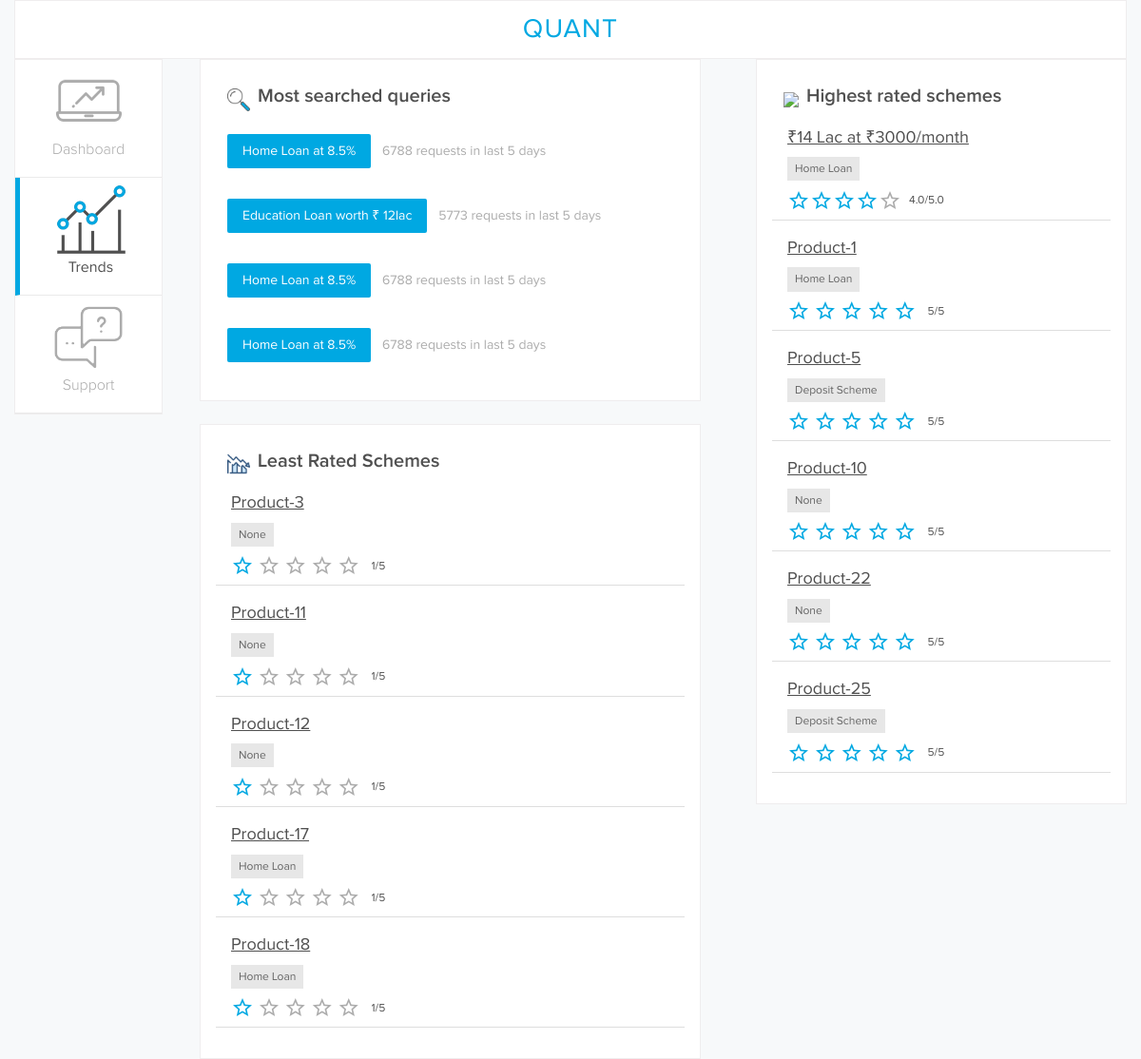
Screenshot of /bank/trends with the database file from the repository.
### models.py (models this page shows, shortened)
class Review(db.Model):
    __tablename__ = "review"
    id = db.Column(db.Integer, primary_key=True, autoincrement=True)
    created_at = db.Column(db.DateTime, default=datetime.now())
    userid = db.Column(db.Integer, db.ForeignKey('user.id'))
    productid = db.Column(db.Integer, db.ForeignKey('product.id'))
    rating = db.Column(db.Integer, nullable=False)
    title = db.Column(db.String(100), nullable=False)
    comment = db.Column(db.String(500))
    user = relationship("User")
    product = relationship("Product")
    __table_args__ = (
        sqlalchemy.UniqueConstraint("userid", "productid", name="unique_review"),
    )
    @property
    def stars(self):
        return round(float(self.rating))

class Product(db.Model):
    __tablename__ = "product"
    id = db.Column(db.Integer, primary_key=True, autoincrement=True)
    name = db.Column(db.String(50), nullable=False)
    category = db.Column(db.Integer, nullable=False)
    @property
    def product_category(self):
        if self.category == ProductEnum.homeloan.value:
            return "Home Loan"
        elif self.category == ProductEnum.eduloan.value:
            return "Education Loan"
        elif self.category == ProductEnum.deposit_1.value:
            return "Deposit Scheme"

### __init__.py (the view)
@app.route("/bank/trends")
def bank_trends():
    top_rated = Review.query.order_by(sqlalchemy.desc(Review.rating)).limit(5).all()
    least_rated = Review.query.order_by(sqlalchemy.asc(Review.rating)).limit(5).all()
    print(len(top_rated), len(least_rated))
    return render_template("bank-trends.html", top_rated=top_rated, least_rated=least_rated)

### templates/bank-trends.html (shortened to what this page needs)
{% extends "bank_base.html" %}
{% block main_content %}
<div class="col-sm-4" id="trends">
    <div class="trend-card">
        <h1><img src={{ url_for("static", filename="icons/favorites.png") }}>Highest rated schemes</h1>
        <div class="trend-list">
            <a href="#">₹14 Lac at  ₹3000/month</a>
            <br>
            <button>Home Loan</button>
            <div id="ratings">
                <div id="stars"><i class="material-icons given">star_border</i><i class="material-icons given">star_border</i><i class="material-icons given">star_border</i><i class="material-icons given">star_border</i><i class="material-icons ngiven">star_border</i><span>4.0/5.0</span></div>
            </div>
        </div>
        {% for rev in top_rated %}
        <div class="trend-list">
            <a href="/product/{{ rev.product.id }}" id="name">{{ rev.product.name }}</a>
            <br>
            <button>{{ rev.product.product_category }}</button>
            <div id="ratings">
                <div id="stars">
                {% for i in range(rev.stars) %}
                    <i class="material-icons given">star_border</i>
                {% endfor %}
                <span>{{ rev.rating }}/5</span>
                </div>
            </div>
        </div>
        {% endfor %}
    </div>
</div>
<div class="col-sm-6" id="query">
    <h1><img src={{ url_for("static", filename="icons/search.png") }}>Most searched queries</h1>
    <div class="trends-card" id="top-search">
        <button class="squery">Home Loan at 8.5%</button>
        <span>6788 requests in last 5 days</span>
    </div>
    <div class="trends-card" id="top-search">
        <button class="squery">Education Loan worth ₹ 12lac</button>
        <span>5773 requests in last 5 days</span>
    </div>
    <div class="trends-card" id="top-search">
        <button class="squery">Home Loan at 8.5%</button>
        <span>6788 requests in last 5 days</span>
    </div>
    <div class="trends-card" id="top-search">
        <button class="squery">Home Loan at 8.5%</button>
        <span>6788 requests in last 5 days</span>
    </div>
</div>
<div class="col-sm-6" id="debate">
    <h1><img src={{ url_for("static", filename="icons/loss.png") }}>Least Rated Schemes</h1>
    {% for rev in least_rated %}
    <div class="trend-list">
        <a href="/product/{{ rev.product.id }}" id="name">{{ rev.product.name }}</a>
        <br>
        <button>{{ rev.product.product_category }}</button>
        <div id="ratings">
            <div id="stars">
            {% for i in range(rev.stars) %}
                <i class="material-icons given">star_border</i>
            {% endfor %}
            {% for i in range(5 - rev.stars) %}
                <i class="material-icons ngiven">star_border</i>
            {% endfor %}
            <span>{{ rev.rating }}/5</span>
            </div>
        </div>
    </div>
    {% endfor %}
</div>
{% endblock %}
{% block static_files %}
<link rel="stylesheet" href={{ url_for("static", filename="bootstrap.min.css") }}>
<link rel="stylesheet" href={{ url_for("static", filename="index.css") }}>
<link rel="stylesheet" href={{ url_for("static", filename="bank.css") }}>
{% endblock %}

### static/index.css (style rules this page uses)
:root { --sapphire-blue: #00A8E2; }
body { background-color: #F7F9FA; }
#stars { margin-left: 16px; }
#stars>span { font-family: ProximaNova-Regular; font-size: 12px; color: #505050; padding-left: 8px; }
.given { color: #00A8E2; }
.ngiven { color: #ACACAC; }
.material-icons { vertical-align: middle; }

### static/bank.css (style rules this page uses)
#debate { margin-top: 24px; }
.trend-card>h1>img,#query>h1>img,#debate>h1>img { height: 24px; margin-right: 8px; }
#trends { padding: 0; float: right; }
#query,.trend-card,#debate { background-color: #fff; border: 1px solid #EFEDEE; padding: 24px 16px; }
#query,#debate { width: 45%; }
#query>h1, #top-search>h1,#debate>h1,.trend-card>h1 { font-weight: normal; font-family: ProximaNova-Semibold; font-size: 20px; color: #505050; margin: 0; padding: 0; margin-left: 12px; vertical-align: middle; margin-bottom: 8px; }
.trend-list>button { font-family: ProximaNova-Regular; font-size: 12px; color: #666666; padding: 4px 8px; border: none; background: #E7E7E7; margin-bottom: 8px; margin-left: 16px; margin-top: 8px; }
.trend-list>a { font-family: ProximaNova-Regular; font-size: 18px; color: #505050; letter-spacing: 0; text-decoration: underline; cursor: pointer; margin-left: 16px; transition-property: all; transition-duration: 0.1s; transition-timing-function: ease-out; }
.trends-card { margin-bottom: 16px; }
.trend-list { padding: 8px 0px; border-bottom: 1px solid #dedede; margin-bottom: 8px; }
.squery { margin-top: 16px; margin-left: 12px; background-color: #00A8E2; padding: 8px 16px; border: none; color: white; font-family: ProximaNova-Regular; border-radius: 2px; transition-property: all; transition-duration: 0.2s; transition-timing-function: ease-in-out; }
.trends-card>span { font-family: ProximaNova-Regular; color: #acacac; margin-left: 8px; }

### rows the page displays
Review: product.name "Product-1", product.product_category "Home Loan", rating "5"
Review: product.name "Product-5", product.product_category "Deposit Scheme", rating "5"
Review: product.name "Product-10", product.product_category "None", rating "5"
Review: product.name "Product-22", product.product_category "None", rating "5"
Review: product.name "Product-25", product.product_category "Deposit Scheme", rating "5"
Review: product.name "Product-3", product.product_category "None", rating "1"
Review: product.name "Product-11", product.product_category "None", rating "1"
Review: product.name "Product-12", product.product_category "None", rating "1"
Review: product.name "Product-17", product.product_category "Home Loan", rating "1"
Review: product.name "Product-18", product.product_category "Home Loan", rating "1"
